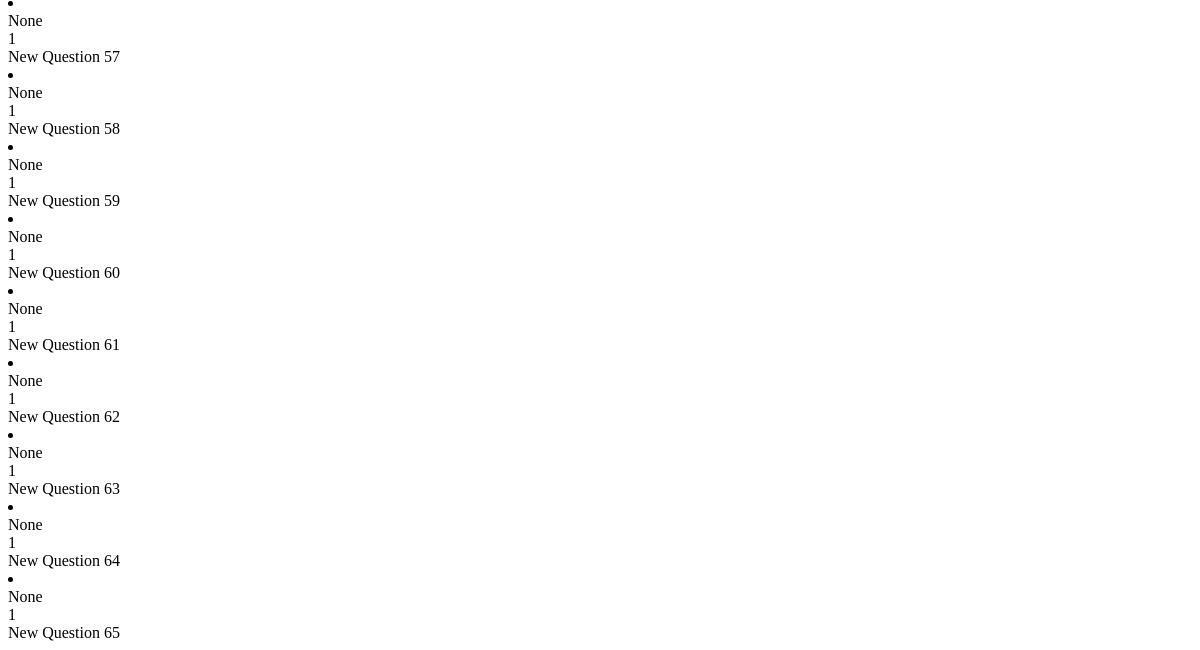
The page /queryquestions (lower part) on the database as committed earlier.
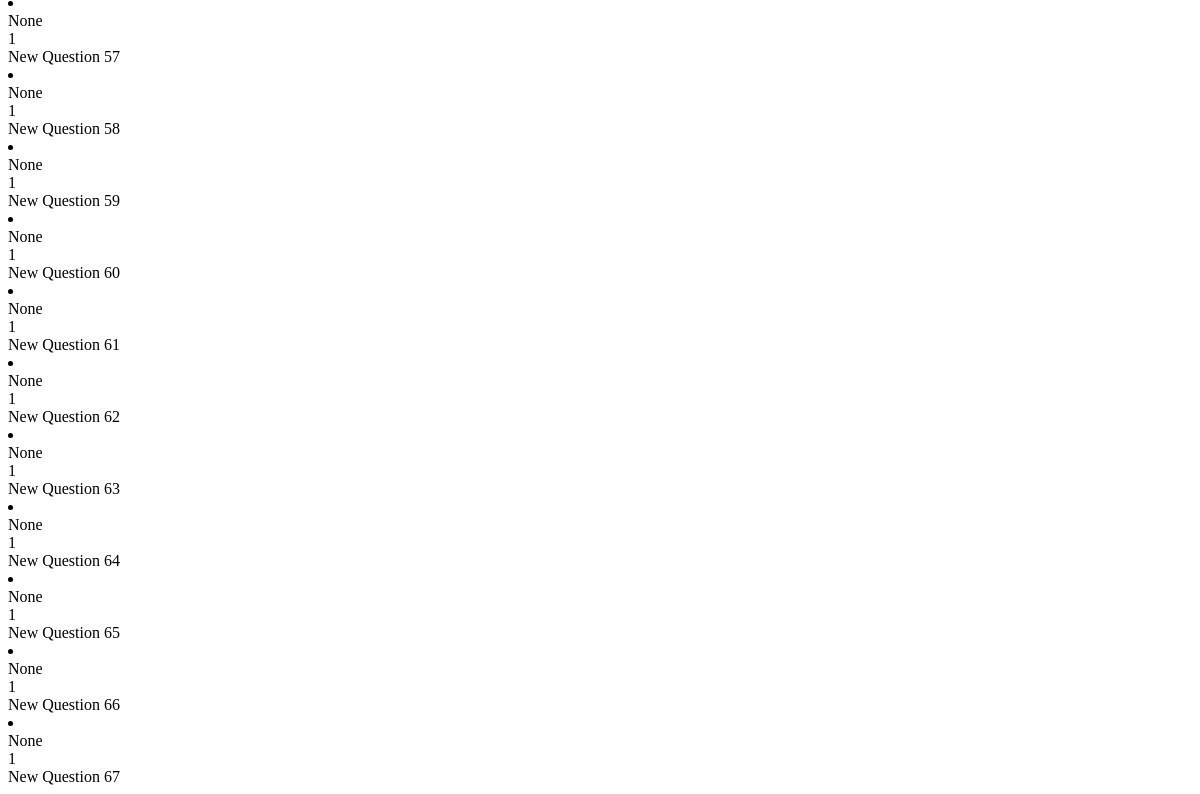
The same page on the database as committed later.
### app.py (models this page shows)
class Question(db.Model):
    __tablename__ = 'question'
    id = db.Column(db.Integer, primary_key = True)
    marks = db.Column(db.Integer)
    content = db.Column(db.String)
    topic = db.Column(db.String)
    course = db.Column(db.String)
    description = db.Column(db.String)
    qImages = db.Column(db.PickleType)
    msImages = db.Column(db.PickleType)

### app.py (the view)
@app.route("/queryquestions")
def queryQuestionHTML():
    return render_template('questions.html', questions=Question.query.all())

### templates/questions.html
{% for question in questions %}
    <li  class="question" data-id="{{ question.id }}">
        <div class="question-topic">
            {{ question.topic }}
        </div>
        <div class="question-marks">
            {{ question.marks }}
        </div>
        <div class="question-description">
            {{ question.description }}
        </div>
    </li>
{% endfor %}

Rows that differ between the two databases and show on the page:
added Question: topic "None", marks "1", description "New Question 66"
added Question: topic "None", marks "1", description "New Question 67"
